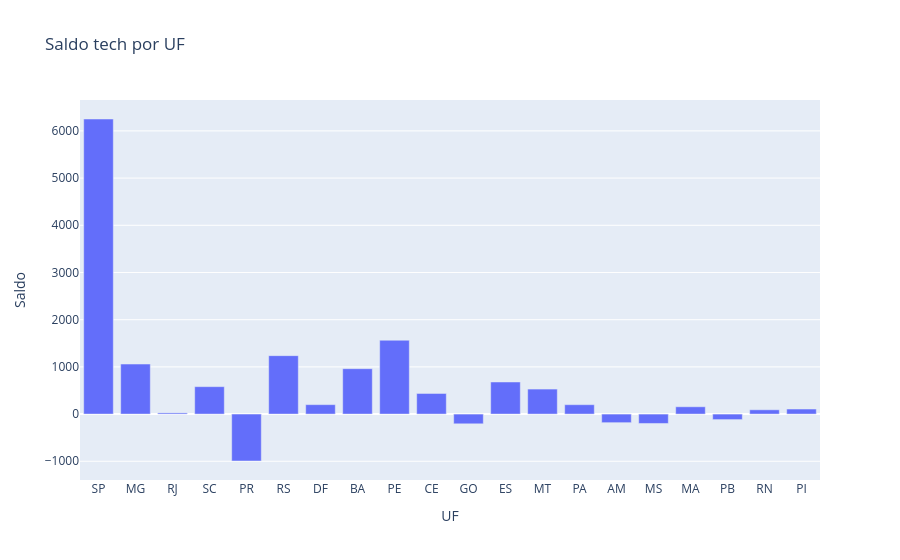

Notebook source saved alongside this figure:
### Markdown cell above
## 8. Estados

A análise geográfica usa UF enriquecida com sigla, nome e região.

### Code cell
uf_total = (
    uf.groupby(['uf', 'uf_sigla', 'uf_nome', 'regiao_nome'], as_index=False)
    .agg(registros=('registros', 'sum'), saldo_empregos=('saldo_empregos', 'sum'))
    .sort_values('registros', ascending=False)
)

px.bar(
    uf_total.head(20),
    x='uf_sigla',
    y='saldo_empregos',
    labels={'uf_sigla': 'UF', 'saldo_empregos': 'Saldo'},
    title='Saldo tech por UF',
)

### Figure 1 — Plotly figure (JSON) as saved in the notebook; plotly's stock layout.template omitted (floating-point values rounded to 4 significant figures)
{"data": [{"alignmentgroup": "True", "hovertemplate": "UF=%{x}<br>Saldo=%{y}<extra></extra>", "legendgroup": "", "marker": {"color": "#636efa", "pattern": {"shape": ""}}, "name": "", "offsetgroup": "", "orientation": "v", "showlegend": false, "textposition": "auto", "type": "bar", "x": ["SP", "MG", "RJ", "SC", "PR", "RS", "DF", "BA", "PE", "CE", "GO", "ES", "MT", "PA", "AM", "MS", "MA", "PB", "RN", "PI"], "xaxis": "x", "y": [6252, 1060, 25, 581, -994, 1238, 200, 962, 1565, 437, -206, 680, 530, 199, -182, -199, 155, -117, 91, 107], "yaxis": "y"}], "layout": {"barmode": "relative", "legend": {"tracegroupgap": 0}, "title": {"text": "Saldo tech por UF"}, "xaxis": {"anchor": "y", "domain": [0.0, 1.0], "title": {"text": "UF"}}, "yaxis": {"anchor": "x", "domain": [0.0, 1.0], "title": {"text": "Saldo"}}}}
